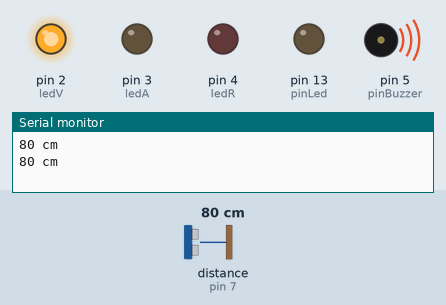
Simulated run of this sketch. Board: Arduino Uno, built with avr-gcc and run on an emulated ATmega328P. On the bench: output pins drawn as LEDs (lit = HIGH), buzzer (waves = sounding), the last lines printed to the serial monitor. Wiring (inferred from the names in the program): ultrasonic range finder: trigger pin 6; echo pin 7. The test bench sets the inputs (shaded band); at power-on: distance to the obstacle (sensor on pin 7) 80 cm. The echo pulse lasts 58.3 µs per cm; pins used as bus, display or sensor lines are not drawn.

Above: at 1.4 s.
1.5 s: distance to the obstacle (sensor on pin 7) set to 35 cm
5.0 s: distance to the obstacle (sensor on pin 7) set to 28 cm
At 6.4 s:
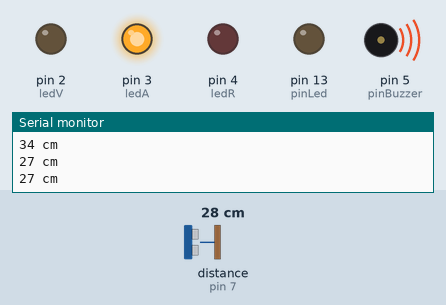
8.5 s: distance to the obstacle (sensor on pin 7) set to 19 cm
12.0 s: distance to the obstacle (sensor on pin 7) set to 14 cm
At 12.92 s:
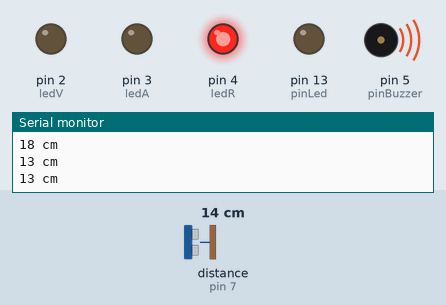
15.5 s: distance to the obstacle (sensor on pin 7) set to 18 cm
At 16.55 s:
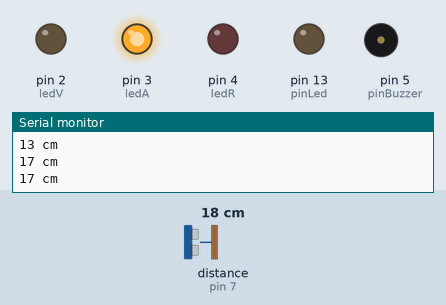
19.0 s: distance to the obstacle (sensor on pin 7) set to 9 cm
At 19.81 s:
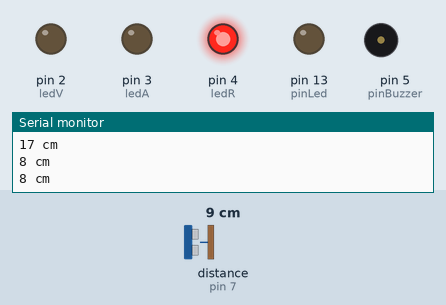
Timing chart, 0 to 23.5 s (numbered marks = the images above; inputs shaded):
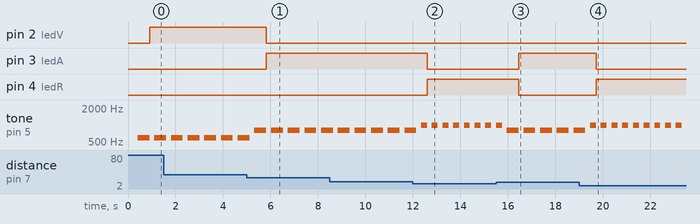

The sketch:

bluetooth.ino
```cpp
//DEFINIR PINES UTILIZADOS
const int pinLed = 13;
const int ledR = 4;
const int ledA = 3;
const int ledV = 2;
const int pinEcho = 7;
const int pinTrigger = 6;
const int pinBuzzer = 5;
const int pinRX = 1;
const int pinTX = 0;

// VARIABLES PARA CALCULOS
unsigned int tiempo, distancia;

void setup(){
  Serial.begin(9600);
  delay(200);

  pinMode(pinEcho, INPUT);
  pinMode(pinTrigger, OUTPUT);
  pinMode(pinBuzzer, OUTPUT);
  pinMode(pinLed, OUTPUT);
  pinMode(ledV, OUTPUT);
  pinMode(ledA, OUTPUT);
  pinMode(ledR, OUTPUT);
}

void loop(){
  digitalWrite(pinTrigger, LOW);
  delayMicroseconds(2);
  digitalWrite(pinTrigger, HIGH);

  delayMicroseconds(10);
  digitalWrite(pinTrigger, LOW);

  calcularDistancia();
}

void calcularDistancia(){
  tiempo = pulseIn(pinEcho, HIGH);
  distancia = tiempo / 58;

  // ENVIAR EL RESULTADO A CONSOLA
  Serial.print(distancia);
  Serial.println(" cm");
  delay(200);

  // MANDAR ALERTAS A CIERTAS DISTANCIAS
  alertas(distancia);
}

void aviso(int beepHertz, int ledBuzzerDelay){
  //MANDAR AVISO DEL LED Y BUZZER
  tone(pinBuzzer, beepHertz);
  delay(ledBuzzerDelay);
  noTone(pinBuzzer);
}

void alertas(int distancia){
  if(distancia > 30 && distancia <= 80){
    aviso(600, 500);

    digitalWrite(ledV, HIGH);
    digitalWrite(ledA, LOW);
    digitalWrite(ledR, LOW);
  } else if(distancia <= 30 && distancia > 15){
    aviso(800, 500);

    digitalWrite(ledA, HIGH);
    digitalWrite(ledV, LOW);
    digitalWrite(ledR, LOW);
  } else if(distancia <= 15 && distancia > 5){
    aviso(1000, 250);

    digitalWrite(ledR, HIGH);
    digitalWrite(ledV, LOW);
    digitalWrite(ledA, LOW);
  } else if(distancia <= 5){
    aviso(1250, 100);

    digitalWrite(ledR, HIGH);
    digitalWrite(ledV, LOW);
    digitalWrite(ledA, LOW);
  } else{
    digitalWrite(pinLed, LOW);
    digitalWrite(ledV, LOW);
    digitalWrite(ledA, LOW);
    digitalWrite(ledR, LOW);
    delay(500);
  }
}
```

Measured:
- the behaviour switches between 32 and 31 cm on distance to the obstacle (sensor on pin 7) (found by bisection; images 0 and 1)
- the behaviour switches between 17 and 16 cm on distance to the obstacle (sensor on pin 7) (found by bisection; images 1 and 2)
- after the input at 5.0 s, pin 2 (ledV): HIGH → LOW after 0.83 s; pin 3 (ledA): LOW → HIGH after 0.83 s
- after the input at 12.0 s, pin 3 (ledA): HIGH → LOW after 0.60 s; pin 4 (ledR): LOW → HIGH after 0.60 s; tone on pin 5 (pinBuzzer): alternates 1000 Hz for 0.25 s and silent for 0.20 s, starting after 0.35 s
- after the input at 15.5 s, pin 3 (ledA): LOW → HIGH after 0.96 s; pin 4 (ledR): HIGH → LOW after 0.96 s
- after the input at 19.0 s, pin 3 (ledA): HIGH → LOW after 0.72 s; pin 4 (ledR): LOW → HIGH after 0.72 s; tone on pin 5 (pinBuzzer): alternates 1000 Hz for 0.25 s and silent for 0.20 s, starting after 0.47 s
- by itself, tone on pin 5 (pinBuzzer): alternates 800 Hz for 0.50 s and silent for 0.20 s
